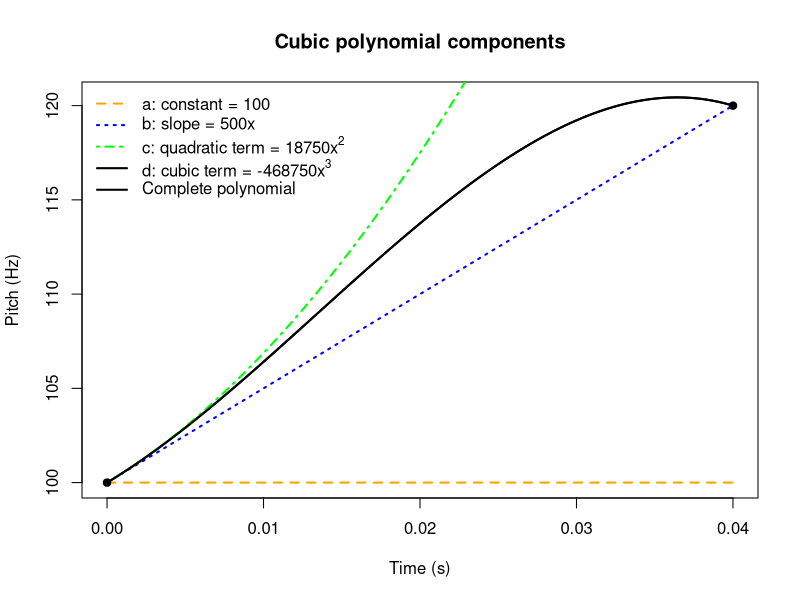
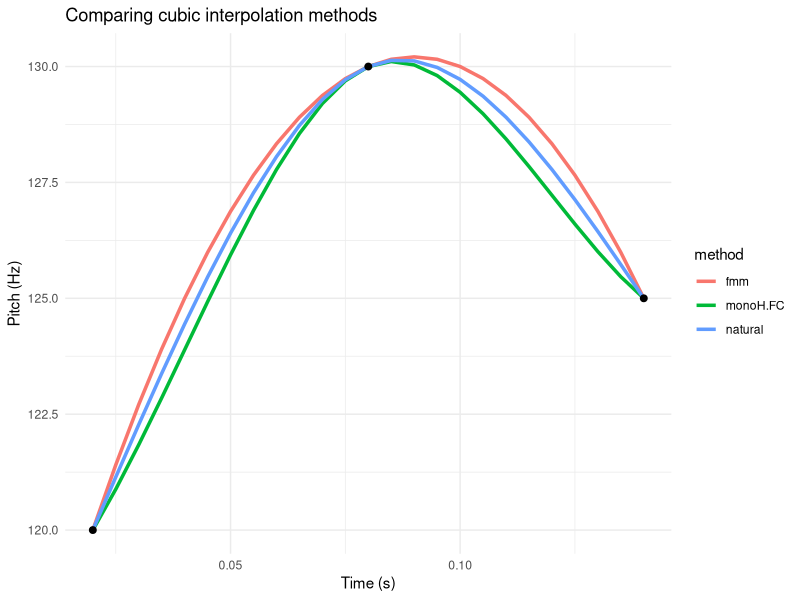

Write the R code that produced these figures, in order.
## ---- chunk 1
# Input data
x1 <- 0.00
y1 <- 100

x2 <- 0.04
y2 <- 120

x3 <- 0.08
y3 <- 110

# Secant-slope derivatives
m1 <- (y2 - y1) / (x2 - x1)  # 500
m2 <- (y3 - y2) / (x3 - x2)  # -250

# Coefficients a and b follow directly
a <- y1
b <- (y2 - y1) / (x2 - x1)

# Linear system:
# ch^2 + dh^3 = y2 - a - bh
# 2ch + 3dh^2 = m2 - b

h <- x2 - x1

rhs1 <- y2 - a - b * h         # right-hand side of eq. 2
rhs2 <- m2 - b                 # right-hand side of eq. 4

# Coefficient matrix
A <- matrix(c(h^2, h^3,
              2*h, 3*h^2), nrow = 2, byrow = TRUE)

rhs <- c(rhs1, rhs2)

# Solve
sol <- solve(A, rhs)
c <- sol[1]
d <- sol[2]


# Interval of interest
x_vals <- seq(0, 0.04, length.out = 1000)

# Individual components
a_part <- a
b_part <- b * x_vals
c_part <- c * x_vals^2
d_part <- d * x_vals^3
spline_total <- a + b_part + c_part + d_part

## ---- chunk 2
#| label: fig-spline-components
#| fig-cap: |
#|   Building a cubic polynomial term by term.
#|   The black curve is the complete polynomial between \((0.00,\ 100)\) and \((0.04,\ 120)\); colored lines show successive contributions:
#|   orange (\(a\), constant), blue (\(b\), slope), and green (\(c\), quadratic term).
#|   The cubic term (\(d\)) is included in the final curve.
#|   Terms are added cumulatively to illustrate their geometric effects.


# Base plot: complete polynomial
plot(x_vals, spline_total, type = "l", lwd = 2, col = "black",
     ylab = "Pitch (Hz)", xlab = "Time (s)", main = "Cubic polynomial components")

# Individual components
lines(x_vals, rep(a_part, length(x_vals)), col = "orange", lwd = 2, lty = 2)     # a
lines(x_vals, a + b_part, col = "blue", lwd = 2, lty = 3)                        # a + bx
lines(x_vals, a + b_part + c_part, col = "green", lwd = 2, lty = 4)             # + cx^2
lines(x_vals, spline_total, col = "black", lwd = 2)                              # complete

# Original points
points(c(0.00, 0.04), c(100, 120), pch = 19)

# Legend
legend("topleft", legend = c(
  expression(paste("a: constant = ", 100)),
  expression(paste("b: slope = 500x")),
  expression(paste("c: quadratic term = 18750x"^2)),
  expression(paste("d: cubic term = -468750x"^3)),
  "Complete polynomial"
), col = c("orange", "blue", "green", "black", "black"),
   lty = c(2, 3, 4, 1, 1), lwd = 2, bty = "n")


## ---- chunk 3
library(ggplot2)

# Sample points
t <- c(0.02, 0.08, 0.14)
y <- c(120, 130, 125)

# Target grid
interpolation_times <- seq(0.02, 0.14, by = 0.005)

# Interpolators
spline_fmm <- splinefun(t, y, method = "fmm")
spline_nat <- splinefun(t, y, method = "natural")
spline_fc  <- splinefun(t, y, method = "monoH.FC")

df <- data.frame(
  t = rep(interpolation_times, 3),
  pitch = c(spline_fmm(interpolation_times), spline_nat(interpolation_times), spline_fc(interpolation_times)),
  method = rep(c("fmm", "natural", "monoH.FC"), each = length(interpolation_times))
)

ggplot(df, aes(x = t, y = pitch, color = method)) +
  geom_line(size = 1.2) +
  geom_point(data = data.frame(t = t, y = y), aes(x = t, y = y), inherit.aes = FALSE, color = "black", size = 2) +
  theme_minimal() +
  labs(title = "Comparing cubic interpolation methods",
       x = "Time (s)", y = "Pitch (Hz)")
